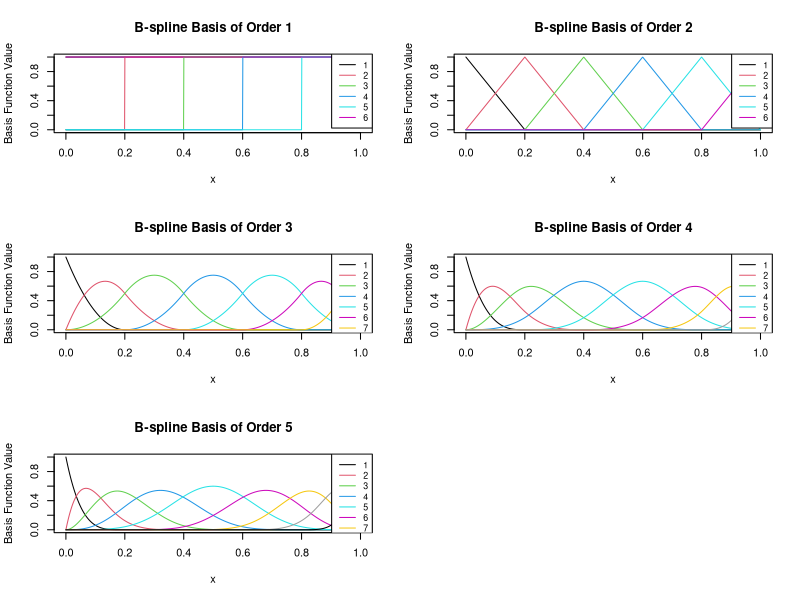

Here is the R script that generated this plot:
# Load the necessary library
library(splines)

# Define the inner knots and boundary knots
knots <- c(0.2, 0.4, 0.6, 0.8)
boundary_knots <- c(0, 1)

# Define the grid of values in [0, 1]
x.seq <- seq(0, 1, length.out = 1000)

# Set up the plotting area to display all plots in a 3x2 grid
par(mfrow = c(3, 2))

# Loop through each order M from 1 to 5
for (M in 1:5) {
  if (M == 1) {
    # For M=1, B-spline basis is just step functions
    B <- outer(x.seq, knots, function(x, k) as.numeric(x >= k))
    B <- cbind(as.numeric(x.seq >= boundary_knots[1]), B, as.numeric(x.seq <= boundary_knots[2]))
  } else {
    # For M > 1, use the bs function to generate the B-spline basis
    B <- bs(x.seq, knots = knots, Boundary.knots = boundary_knots, degree = M - 1, intercept = TRUE)
  }
  
  # Plot the basis functions
  matplot(x.seq, B, type = "l", lty = 1, col = 1:ncol(B), 
          main = paste("B-spline Basis of Order", M), 
          xlab = "x", ylab = "Basis Function Value")
  legend("topright", legend = 1:ncol(B), col = 1:ncol(B), lty = 1, cex = 0.8)
}